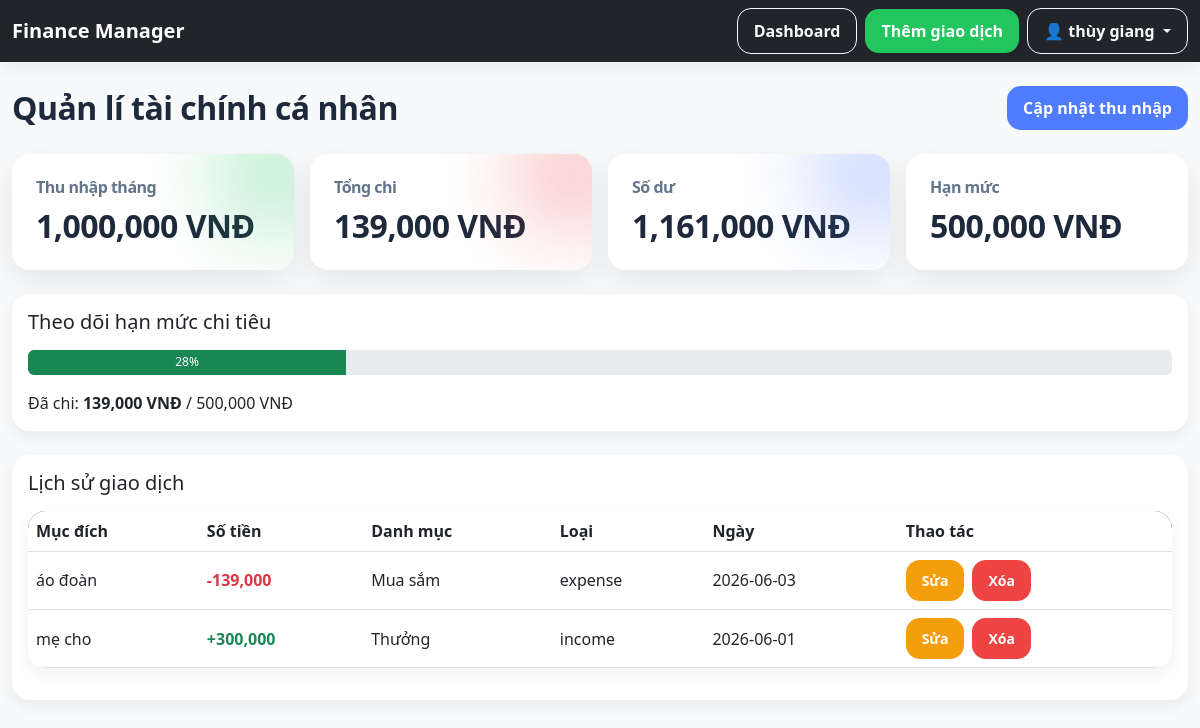
Page /dashboard (signed in) on the committed database.
### models.py (models this page shows)
class User(db.Model, UserMixin):
    id = db.Column(db.Integer, primary_key=True)
    username = db.Column(db.String(100), unique=True, nullable=False)
    email = db.Column(db.String(200), unique=True, nullable=False)
    password = db.Column(db.String(200), nullable=False)
    role = db.Column(db.String(20), default="user")
    monthly_income = db.Column(db.Float, default=0)
    budget_limit = db.Column(db.Float, default=0)
    transactions = db.relationship("Transaction", backref="user", lazy=True)

class Transaction(db.Model):
    id = db.Column(db.Integer, primary_key=True)
    title = db.Column(db.String(200), nullable=False)
    amount = db.Column(db.Float, nullable=False)
    category = db.Column(db.String(100), nullable=False)
    type = db.Column(db.String(20), nullable=False)
    description = db.Column(db.Text)
    date = db.Column(db.Date, default=date.today)
    user_id = db.Column(db.Integer, db.ForeignKey('user.id'), nullable=False)

### routes/transaction_routes.py (the view)
@transaction.route('/dashboard') #tạo route dashboard
@login_required # ycau đăng nhập
def dashboard():# định nghĩa hàm
    if current_user.monthly_income <= 0: # kiểm tra đã thu nhập chưa
        return redirect(url_for('transaction.set_income')) #chưa thì chuyển sâng trang thiết lập
    total_income = db.session.query(func.sum(Transaction.amount)).filter(
        Transaction.user_id == current_user.id,# lấy giao dịch của người dùng
        Transaction.type == 'income'#chỉ lấy giao dịch thu
    ).scalar() or 0 # tính tổng thu nhập
    total_expense = db.session.query(func.sum(Transaction.amount)).filter(
        Transaction.user_id == current_user.id, #lấy giao dịch của ng dùng
        Transaction.type == 'expense' # chỉ lấy giao dịch chi
    ).scalar() or 0 #tính tổng chi
    budget_limit = current_user.budget_limit or 0 #lấy hạn mức chi tiêu
    balance = current_user.monthly_income + total_income - total_expense #tính số dư
    if current_user.role == "admin": #ktra quyền adm
        transactions = Transaction.query.all() #adm xem tca giao dịch
    else:
        transactions = Transaction.query.filter_by(user_id=current_user.id).all() #user chỉ xem của mình
    return render_template(
        "dashboard.html", # hiện thị trên daashboard
        transactions=transactions,
        total_income=total_income,
        total_expense=total_expense,
        balance=balance,
        budget_limit=budget_limit,
        monthly_income=current_user.monthly_income
    )

### templates/dashboard.html (shortened to what this page needs)
{% extends 'base.html' %}
{% block content %}
<div class="d-flex justify-content-between align-items-center mb-4">
    <h2 class="fw-bold mb-0">
        Quản lí tài chính cá nhân
    </h2>
    <div class="d-flex gap-2">
        <a href="{{ url_for('transaction.set_income') }}"
           class="btn btn-primary">
            Cập nhật thu nhập
        </a>
    </div>
</div>
<div class="row g-3 mb-4">
    <div class="col-md-3">
        <div class="dashboard-card income-card">
            <h3>Thu nhập tháng</h3>
            <h2>{{ "{:,.0f}".format(monthly_income) }} VNĐ</h2>
        </div>
    </div>
    <div class="col-md-3">
        <div class="dashboard-card expense-card">
            <h3>Tổng chi</h3>
            <h2>{{ "{:,.0f}".format(total_expense) }} VNĐ</h2>
        </div>
    </div>
    <div class="col-md-3">
        <div class="dashboard-card balance-card">
            <h3>Số dư</h3>
            <h2>{{ "{:,.0f}".format(balance) }} VNĐ</h2>
        </div>
    </div>
    <div class="col-md-3">
        <div class="dashboard-card">
            <h3>Hạn mức</h3>
            <h2>{{ "{:,.0f}".format(budget_limit) }} VNĐ</h2>
        </div>
    </div>
</div>
<div class="card p-3 mb-4">
    <h5 class="mb-3">Theo dõi hạn mức chi tiêu</h5>
    {% if budget_limit > 0 %}
        {% set percent = (total_expense / budget_limit * 100) %}
    {% else %}
        {% set percent = 0 %}
    {% endif %}
    {% set progress_width = 100 if percent > 100 else percent %}
    <div class="progress" style="height:25px;">
        <div class="progress-bar
        {% if percent >=100 %} bg-danger
        {% elif percent >=80 %} bg-warning
        {% else %} bg-success
        {% endif %}"
        style="width: {{ progress_width }}%;">
        {{ percent|round|int }}%
        </div>
    </div>
    <p class="mt-3 mb-0">
        Đã chi:
        <strong>{{ "{:,.0f}".format(total_expense) }} VNĐ</strong>
        /
        {{ "{:,.0f}".format(budget_limit) }} VNĐ
    </p>
</div>
<div class="card p-3">
    <h5 class="mb-3">Lịch sử giao dịch</h5>
    {% if transactions %}
    <table class="table table-hover align-middle">
        <thead>
            <tr>
                <th>Mục đích</th>
                <th>Số tiền</th>
                <th>Danh mục</th>
                <th>Loại</th>
                <th>Ngày</th>
                <th>Thao tác</th>
            </tr>
        </thead>
        <tbody>
        {% for t in transactions %}
        <tr>
            <td>{{ t.title }}</td>
            <td>
            {% if t.type == 'income' %}
                <span class="text-success fw-bold">
                +{{ "{:,.0f}".format(t.amount) }}
                </span>
            {% else %}
                <span class="text-danger fw-bold">
                -{{ "{:,.0f}".format(t.amount) }}
                </span>
            {% endif %}
            </td>
            <td>{{ t.category }}</td>
            <td>{{ t.type }}</td>
            <td>{{ t.date }}</td>
            <td class="d-flex gap-2">
                <a href="{{ url_for('transaction.edit_transaction', id=t.id) }}"
                   class="btn btn-sm btn-warning">
                    Sửa
                </a>
                <a href="{{ url_for('transaction.delete_transaction', id=t.id) }}"
                   class="btn btn-sm btn-danger"
                   onclick="return confirm('Bạn có chắc muốn xóa?')">
                    Xóa
                </a>
            </td>
        </tr>
        {% endfor %}
        </tbody>
    </table>
    {% else %}
    <div class="alert alert-info">
        Chưa có giao dịch nào.
    </div>
    {% endif %}
</div>
{% endblock %}

### templates/base.html (shortened to what this page needs)
<!DOCTYPE html>
<html lang="vi">
<head>
    <link href="https://cdn.jsdelivr.net/npm/bootstrap@5.3.0/dist/css/bootstrap.min.css"
          rel="stylesheet">
    <link rel="stylesheet"
          href="{{ url_for('static', filename='css/style.css') }}">
</head>
<body class="bg-light">
    <nav class="navbar navbar-expand-lg navbar-dark bg-dark">
        <div class="container">
            <a class="navbar-brand fw-bold"
               href="{{ url_for('transaction.dashboard') }}">
                Finance Manager
            </a>
            <div class="d-flex ms-auto align-items-center gap-2">
                <a href="{{ url_for('transaction.dashboard') }}"
                   class="btn btn-outline-light">
                    Dashboard
                </a>
                <a href="{{ url_for('transaction.add_transaction') }}"
                   class="btn btn-success">
                    Thêm giao dịch
                </a>
                <div class="dropdown">
                    <button class="btn btn-outline-light dropdown-toggle"
                            type="button"
                            data-bs-toggle="dropdown"
                            aria-expanded="false">
                        👤 {{ current_user.username }}
                    </button>
                </div>
            </div>
        </div>
    </nav>
    <div class="container mt-4">
        {% block content %}
        {% endblock %}
    </div>
</body>
</html>

### static/css/style.css (style rules this page uses)
:root { --bg: #f4f7ff; --card: #ffffff; --text: #1e293b; --muted: #64748b; --primary: #4f7cff; --success: #22c55e; --danger: #ef4444; --warning: #f59e0b; --shadow: 0 10px 30px rgba(0,0,0,0.08); --soft-shadow: 0 6px 18px rgba(0,0,0,0.06); --radius: 18px; }
body { font-family: "Segoe UI", sans-serif; background: var(--bg); color: var(--text); }
.container { max-width: 1200px; }
h1,h2,h3 { font-weight: 800; letter-spacing: -0.5px; color: var(--text); }
.navbar { background: rgba(255,255,255,0.8); backdrop-filter: blur(10px); box-shadow: var(--soft-shadow); }
.dashboard-card { background: var(--card); border-radius: var(--radius); padding: 24px; box-shadow: var(--shadow); transition: 0.25s ease; position: relative; overflow: hidden; }
.dashboard-card::before { content:""; position:absolute; width:120px; height:120px; border-radius:50%; filter: blur(40px); top:-40px; right:-40px; opacity:0.3; }
.income-card::before { background: var(--success); }
.expense-card::before { background: var(--danger); }
.balance-card::before { background: var(--primary); }
.dashboard-card h3 { font-size:16px; color: var(--muted); margin-bottom: 10px; }
.dashboard-card h2 { font-size:32px; font-weight: 800; margin:0; }
.card { border: none; border-radius: var(--radius); box-shadow: var(--soft-shadow); }
.btn { border-radius: 14px; font-weight: 600; padding: 10px 16px; transition: 0.2s; }
.btn-primary { background: var(--primary); border: none; }
.btn-success { background: var(--success); border: none; }
.btn-danger { background: var(--danger); border: none; }
.btn-warning { background: var(--warning); border: none; color: white; }
.table { background: white; border-radius: var(--radius); overflow: hidden; box-shadow: var(--soft-shadow); }
.table thead { background: #0f172a; color: white; }
.table tbody tr { transition: 0.2s; }
.dropdown { position: relative; overflow: visible !important; }
.navbar { position: relative; z-index: 1050; }
.card { position: relative; z-index: 1; overflow: visible !important; }

### rows in the picture
User: username "thùy giang", monthly_income "1,000,000", budget_limit "500,000"
Transaction: title "áo đoàn", amount "139,000", category "Mua sắm", type "expense", date "2026-06-03"
Transaction: title "mẹ cho", amount "300,000", category "Thưởng", type "income", date "2026-06-01"

### other values in the picture
{{ "{:,.0f}".format(total_expense) }} "139,000"
{{ "{:,.0f}".format(balance) }} "1,161,000"
{{ percent|round|int }} "28"
